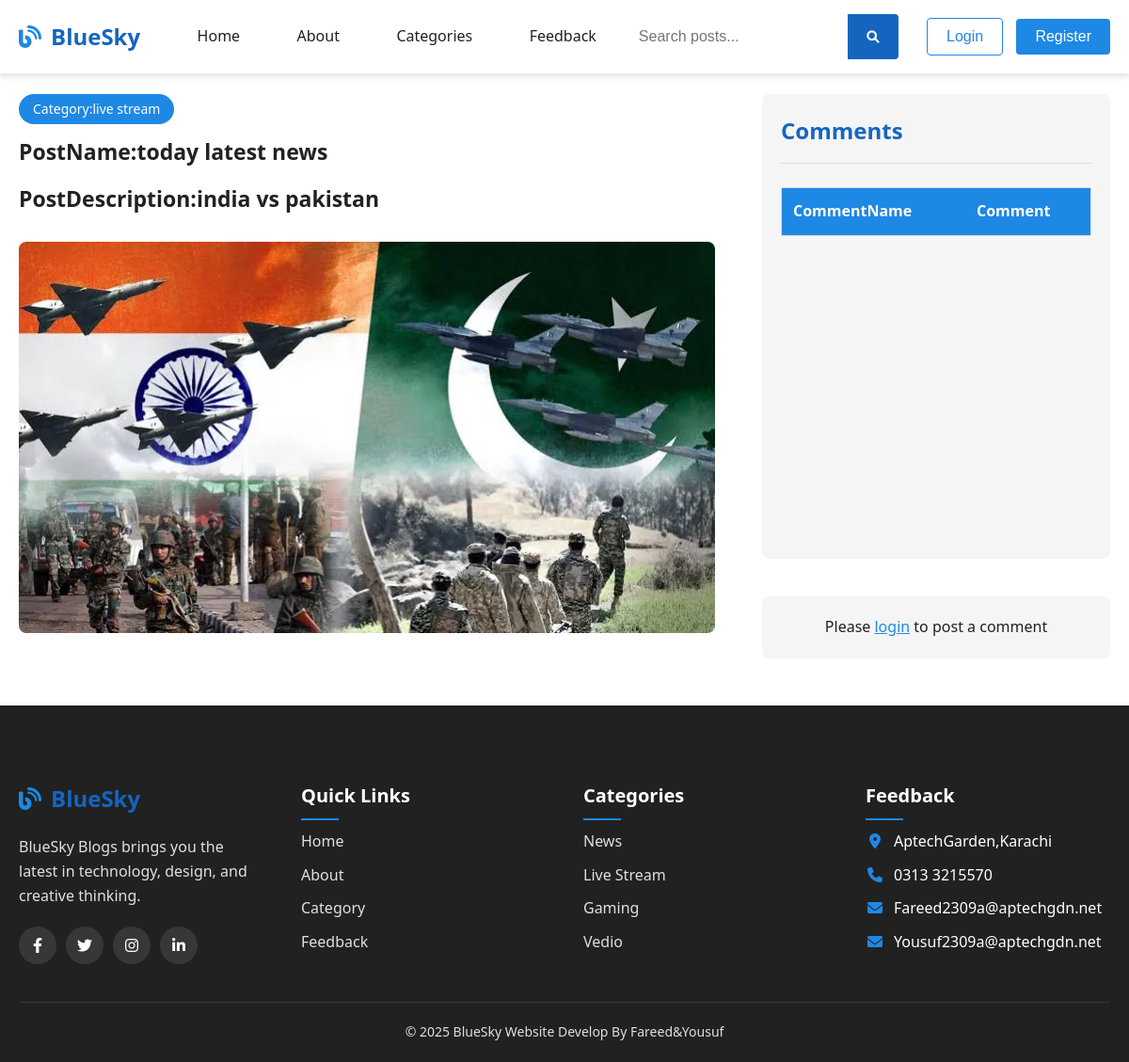
/BlogWebsite/website/postdetails.php?id=63, run on the app's committed database.
### tables this page shows
CREATE TABLE `menus` (
  `id` int(11) NOT NULL,
  `name` varchar(100) DEFAULT NULL
);

CREATE TABLE `post1` (
  `id` int(100) NOT NULL,
  `name` varchar(100) NOT NULL,
  `description` varchar(100) NOT NULL,
  `category` varchar(100) NOT NULL,
  `image` varchar(100) DEFAULT NULL
);

### BlogWebsite/website/postdetails.php (the view, shortened to what this page needs)
<?php
include('../database.php');
require_once '../includes/header.php';
$id = $_GET['id'];
?>
<!DOCTYPE html>
<html lang="en">
<head>
    <link rel="stylesheet" href="https://cdnjs.cloudflare.com/ajax/libs/font-awesome/6.0.0-beta3/css/all.min.css">
</head>
<body>
    <?php
    $sql = "SELECT * FROM `post1` WHERE id='$id'";
    $sql1 = "SELECT * FROM `users` WHERE id='$uid'";
    $query = mysqli_query($con, $sql);
    $query1 = mysqli_query($con, $sql1);
    if (mysqli_num_rows($query) > 0) {
        while ($row = mysqli_fetch_assoc($query)) {
            $row1 = mysqli_fetch_assoc($query1)
    ?>
            <main class="container" style="margin-top: 100px; margin-bottom: 50px;">
                <div class="post-comment-container">
                    <div class="post-content-area">
                        <div class="post-header">
                            <span class="post-category">Category:<?php echo $row['category']; ?></span>
                            <h3 class="post-title">PostName:<?php echo $row['name']; ?></h1>
                            <h3 class="post-title">PostDescription:<?php echo $row['description']; ?></h3>
                        </div>
                        <div class="post-featured-image">
                            <img src="../dashbaord/uploads-images/<?php echo $row['image']; ?>" alt="Post Image" class="featured-img">
                        </div>
                    </div>
                    <div class="comments-area">
                        <div class="comments-container">
                            <h2 class="comments-heading">Comments</h2>
                            <div class="table-responsive" style="margin-top: 20px;">
                                <table class="table" style="width: 100%; border-collapse: collapse; border: 1px solid #ddd;">
                                    <thead style="background-color: #1e88e5; color: white;">
                                        <tr>
                                            <th style="padding: 12px; text-align: left; border-bottom: 1px solid #ddd;">CommentName</th>
                                            <th style="padding: 12px; text-align: left; border-bottom: 1px solid #ddd;">Comment</th>
                                        </tr>
                                    </thead>
                                </table>
                            </div>
                        </div>
                        <?php if (isset($_SESSION['id'])): ?>
                            <div class="comment-form-container">
                                <h3 style="margin-bottom: 15px; color: #1e88e5;">Write a Comment</h3>
                                <div class="comment-input-container" style="display: flex; align-items: center; gap: 15px;">
                                    <?php if (!empty($row1['image'])): ?>
                                        <?php echo $row1['name']; ?>
                                    <?php endif; ?>
                                    <div style="flex: 1;">
                                        <input type="text" id="comment" placeholder="Write your comment here..." style="width: 100%; padding: 12px 15px; border: 1px solid #ddd; border-radius: 25px; outline: none;">
                                        <input type="hidden" id="uid" value="<?php echo $uid ?>">
                                        <input type="hidden" id="pid" value="<?php echo $id; ?>">
                                    </div>
                                </div>
                                <div style="text-align: right; margin-top: 10px;">
                                    <button id="submit" style="background: #1e88e5; color: white; border: none; padding: 10px 20px; border-radius: 25px; cursor: pointer; font-weight: bold;">Post Comment</button>
                                </div>
                            </div>
                        <?php else: ?>
                            <div style="text-align: center; padding: 20px; background: #f5f5f5; border-radius: 8px; margin-top: 20px;">
                                <p>Please <a href="../login.php" style="color: #1e88e5;">login</a> to post a comment</p>
                            </div>
                        <?php endif; ?>
                    </div>
                </div>
            </main>
    <?php }
    } ?>
    <?php
    require_once "../includes/footer.php";
    ?>
</body>
</html>

### BlogWebsite/includes/header.php (shortened to what this page needs)
<!DOCTYPE html>
<html lang="en">
<head>
    <link rel="stylesheet" href="https://cdnjs.cloudflare.com/ajax/libs/font-awesome/6.4.0/css/all.min.css">
    <link rel="stylesheet" href="websiteAssets/style.css">
</head>
<body>
    <header class="header">
        <div class="container">
            <nav class="navbar">
                <div class="logo">
                    <i class="fas fa-blog"></i>
                    <span>BlueSky</span>
                </div>
                <?php
                include('../database.php');
                $sql = "SELECT * FROM `menus`";
                $result = mysqli_query($con, $sql);
                if (mysqli_num_rows($result) > 0) {
                    while ($row = mysqli_fetch_assoc($result)) {
                ?>
                        <ul class="nav-links">
                            <?php if ($row['name'] == 'Home') {
                            ?>
                                <li><a href="home.php"><?php echo $row['name'];
                                                    } ?></a></li>
                                <?php if ($row['name'] == 'Categories') {
                                ?>
                                    <li><a href="category.php"><?php echo $row['name'];
                                                            } ?></a></li>
                                    <?php if ($row['name'] == 'About') {
                                    ?>
                                        <li><a href="about.php"><?php echo $row['name'];
                                                            } ?></a></li>
                                        <?php if ($row['name'] == 'Feedback') {
                                        ?>
                                            <li><a href="contact.php"><?php echo $row['name'];
                                                                    } ?></a></li>
                        </ul>
                <?php
                    }
                }
                ?>
                <form action="" method="post">
                    <div class="search-bar">
                        <input type="text" name="search_term" placeholder="Search posts...">
                        <button class="search-btn" type="submit" name="search_submit">
                            <i class="fas fa-search"></i>
                        </button>
                    </div>
                </form>
                <?php
                if (isset($_SESSION['status']) == 'Active') {
                   if($_SESSION['role']=='Admin'){
                     echo '<div class="auth-buttons">
                              <a href="../logout.php"><button class="btn login-btn">Logout</button></a>
                          </div>';
                           echo '<div class="auth-buttons">
                              <a href="../dashbaord/index.php"><button class="btn login-btn">Admin</button></a>
                          </div>';
                   }
                   else{
                        echo '<div class="auth-buttons">
                              <a href="../logout.php"><button class="btn login-btn">Logout</button></a>
                          </div>';
                        echo '<a href="apicenter.php"><button class="btn signup-btn" style="background-color: #1565c0;color: white;">Api Conter</button></a>
';
                   }
                } else {
                    echo '<div class="auth-buttons">
                              <a href="../login.php"><button class="btn login-btn">Login</button></a>
                              <a href="../register.php"><button class="btn signup-btn">Register</button></a>
                          </div>';
                }
                ?>
            </nav>
        </div>
    </header>

### BlogWebsite/websiteAssets/style.css (style rules this page uses)
:root { --primary-color: #1e88e5; --primary-dark: #1565c0; --primary-light: #42a5f5; --white: #ffffff; --light-gray: #f5f5f5; --medium-gray: #e0e0e0; --dark-gray: #757575; --black: #212121; --shadow: 0 4px 6px rgba(0, 0, 0, 0.1); --transition: all 0.3s ease; }
* { margin: 0; padding: 0; box-sizing: border-box; }
body { font-family: 'Segoe UI', Tahoma, Geneva, Verdana, sans-serif; line-height: 1.6; color: var(--black); background-color: var(--white); }
.container { width: 100%; max-width: 1200px; margin: 0 auto; padding: 0 20px; }
.btn { padding: 10px 20px; border: none; border-radius: 4px; font-size: 16px; cursor: pointer; transition: var(--transition); }
.header { background-color: var(--white); box-shadow: var(--shadow); position: fixed; width: 100%; top: 0; z-index: 1000; }
.navbar { display: flex; justify-content: space-between; align-items: center; padding: 15px 0; }
.logo { display: flex; align-items: center; font-size: 24px; font-weight: bold; color: var(--primary-dark); }
.logo i { margin-right: 10px; color: var(--primary-color); }
.nav-links { display: flex; list-style: none; }
.nav-links li { margin-left: 30px; }
.nav-links a { text-decoration: none; color: var(--black); font-weight: 500; transition: var(--transition); position: relative; }
.auth-buttons .login-btn { background: transparent; color: var(--primary-color); margin-right: 10px; border: 1px solid var(--primary-color); }
.auth-buttons .signup-btn { background: var(--primary-color); color: var(--white); }
.search-bar { max-width: 600px; margin: 0 auto; display: flex; animation: fadeInUp 1s ease 0.4s both; }
.search-bar input { flex: 1; padding: 15px; border: none; border-radius: 4px 0 0 4px; font-size: 16px; }
.search-bar .search-btn { background: var(--primary-dark); color: var(--white); border: none; padding: 0 20px; border-radius: 0 4px 4px 0; cursor: pointer; }

### data on the page
menus: name "Home"
menus: name "About"
menus: name "Categories"
menus: name "Feedback"
post1: category "live stream", name "today latest news", description "india vs pakistan", image (picture)
